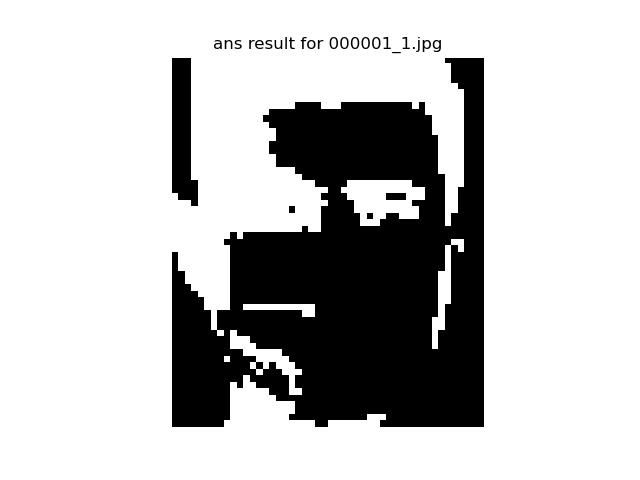
#> input picture c/output/kmeans/000001_1.jpg, 640 x 480 px, given as the content of the folder ../datasets/dataset2/1/face_crop/, which was not available
$ jupyter execute kmeans.ipynb
#> lines starting #> are read from the running program, lines starting #| are printed output that depends on the picture; after the words box and inside, x2 and y2 are one past the last pixel; in counts of white or black regions, pixels touching at a corner belong together; long printed decimals are rounded; pictures that were not available may be replaced by others from this repository, and a replacement may not be noted
[cell 1]
import numpy as np
import pandas as pd
# import sklearn
from sklearn.cluster import KMeans
from sklearn.metrics import jaccard_score
import cv2
import os
from matplotlib import pyplot as plt

# path_to_data = '../../proj_try/dataset2/1/face_crop/'
# path_to_segmented_op = '../../proj_try/dataset2/1/face_crop_segmentation/'

path_to_data = '../datasets/dataset2/1/face_crop/'
path_to_segmented_op = '../datasets/dataset2/1/face_crop_segmentation/'

image_names = os.listdir(path_to_data)
image_names = sorted(image_names)
ans_names = os.listdir(path_to_segmented_op)
ans_names = sorted(ans_names)

def segment_image(img_name, ans_name, show=False, save=True):
    # takes in one image and returns the segmented output i.e. seg and also returns the jaccard score
#> called with img_name = '000001_1.jpg', ans_name = '000001_1.jpg', show = True, save = False
    img = cv2.imread(path_to_data + img_name)
#> img is the input picture: shape (480, 640, 3); min 0, max 255, mean 192.7
    seg = cv2.imread(path_to_segmented_op + ans_name)
    original_shape = img.shape
#> original_shape = (480, 640, 3)
    original_shape = original_shape[:2]
#> original_shape = (480, 640)
    img = img.reshape(-1,3)
    kmeans = KMeans(n_clusters=2, random_state=17, n_init="auto").fit(img)
    labels = kmeans.labels_
    seg = seg.reshape(-1, 3)
    seg2 = np.zeros((seg.shape[0]))
    for i in range(seg.shape[0]):
        val = seg[i][0]
        if abs(255-val) < abs(val - 0):
            val = 1
        else:
            val = 0
        seg2[i] = val
#> this loop made 307200 passes

    seg = seg2
    s1 = jaccard_score(y_true=seg, y_pred=labels)
#> s1 = 1
    s2 = jaccard_score(y_true=seg, y_pred=1-labels)
#> s2 = 0

    score = max(s1, s2)
#> score = 1


    if s1 < s2:
        labels = 1 - labels

    if show:
        plt.title('kmeans result for ' + img_name)
        plt.axis('off')
        plt.imshow(labels.reshape(original_shape), cmap='gray')
        plt.show()
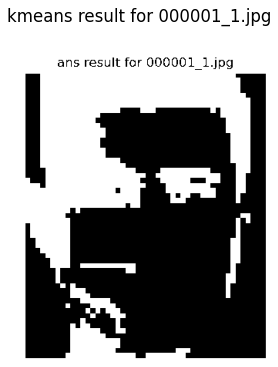
#> figure drawn by matplotlib, 1 panel
        plt.close()


        plt.title('ans result for ' + ans_name)
        plt.axis('off')
        plt.imshow(seg.reshape(original_shape), cmap='gray')
        plt.show()
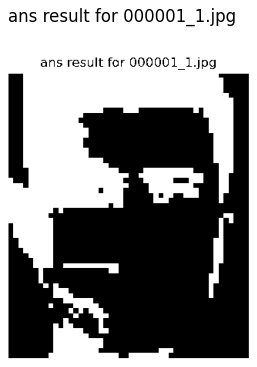
#> figure drawn by matplotlib, 1 panel
        plt.close()

    if save:
        plt.title('ans result for ' + ans_name)
        plt.axis('off')
        plt.imshow(labels.reshape(original_shape), cmap='gray')
        plt.savefig(f'./output/kmeans/{img_name}')
        plt.close()


    return (seg.reshape(original_shape), score)


tot = 0
count = 1
for i in range(0, count):
    seg_pred, score = segment_image(image_names[i], ans_names[i], show=True, save=False)
#> seg_pred: shape (480, 640) float64; values 0 (black) and 1 (white), 75.6% white; 30 black regions (4 under 20 px), largest, box (x1, y1, x2, y2) and area: (172, 58, 484, 427) 71181, (172, 58, 198, 206) 2838, (386, 193, 406, 200) 140
#> score = 1
    print(score)
#| 1.0
    tot += score
#> tot = 1

print('avg score is', tot/count)
#| avg score is 1.0


# now each pixel has received a label

$ run again, on c/output/kmeans/000015_1.jpg
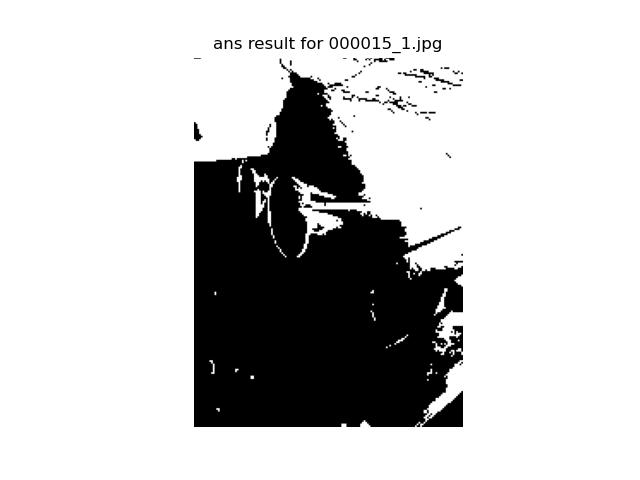
#> input picture c/output/kmeans/000015_1.jpg, 640 x 480 px, given as the content of the folder ../datasets/dataset2/1/face_crop/, which was not available
#> in segment_image, img is the input picture: shape (480, 640, 3); min 0, max 255, mean 200.5
#> the loop in segment_image, `for i in range(seg.shape[0]):` made 307200 passes
#> s1 = 1
#> s2 = 7.81e-05
#> in segment_image, `score = max(s1, s2)`: score = 1
#> in segment_image, `plt.show()`:
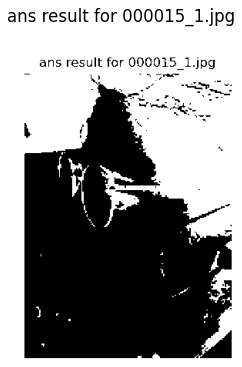
#> figure drawn by matplotlib, 1 panel
#> `seg_pred, score = segment_image(image_names[i], ans_names[i], show=Tru..`:
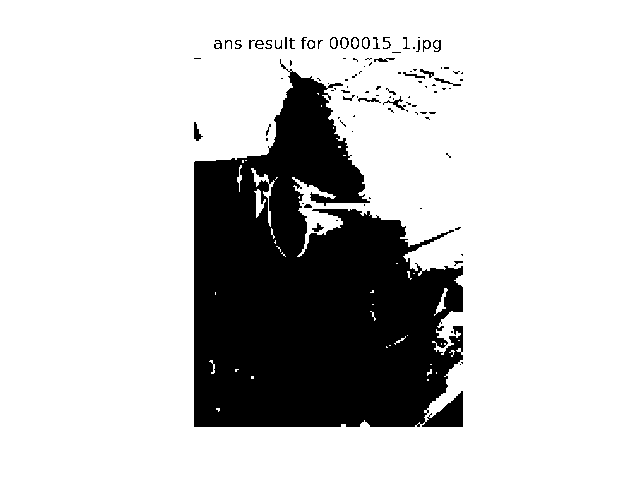
#> seg_pred: shape (480, 640) float64; values 0 (black) and 1 (white), 78.6% white; 101 black regions (66 under 20 px), largest, box (x1, y1, x2, y2) and area: (194, 59, 463, 427) 64003, (194, 122, 203, 141) 87, (383, 96, 406, 110) 78
#| 0.9999
#| avg score is 0.9999

$ run again, on c/output/kmeans/000016_1.jpg
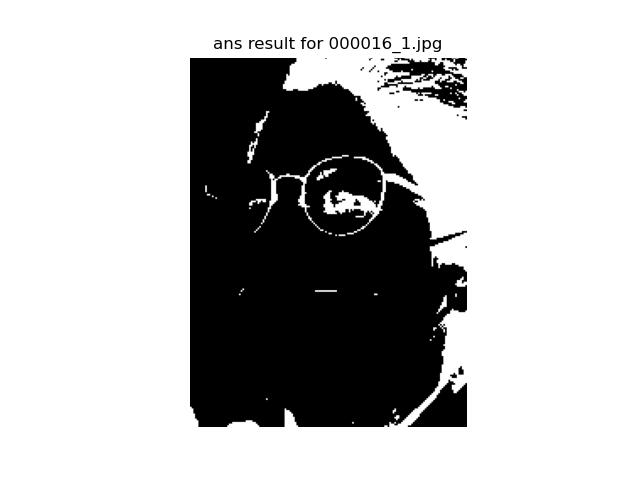
#> input picture c/output/kmeans/000016_1.jpg, 640 x 480 px, given as the content of the folder ../datasets/dataset2/1/face_crop/, which was not available
#> in segment_image, img is the input picture: shape (480, 640, 3); min 0, max 255, mean 185.8
#> the loop in segment_image, `for i in range(seg.shape[0]):` made 307200 passes
#> s1 = 1
#> s2 = 6.51e-05
#> in segment_image, `score = max(s1, s2)`: score = 1
#> in segment_image, `plt.show()`:
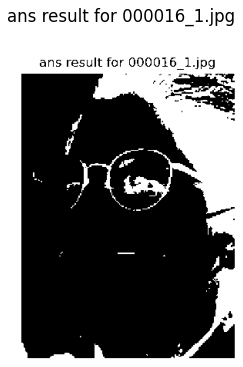
#> figure drawn by matplotlib, 1 panel
#> `seg_pred, score = segment_image(image_names[i], ans_names[i], show=Tru..`:
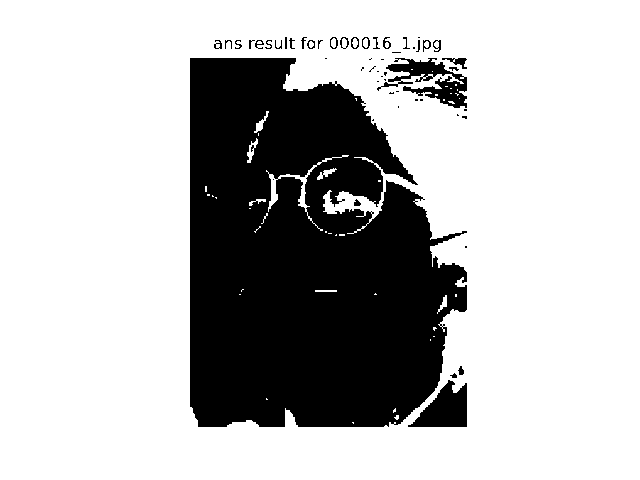
#> seg_pred: shape (480, 640) float64; values 0 (black) and 1 (white), 72.8% white; 54 black regions (25 under 20 px), largest, box (x1, y1, x2, y2) and area: (190, 58, 467, 427) 78966, (377, 58, 467, 108) 1836, (408, 380, 467, 427) 1622
#| 0.9999
#| avg score is 0.9999
